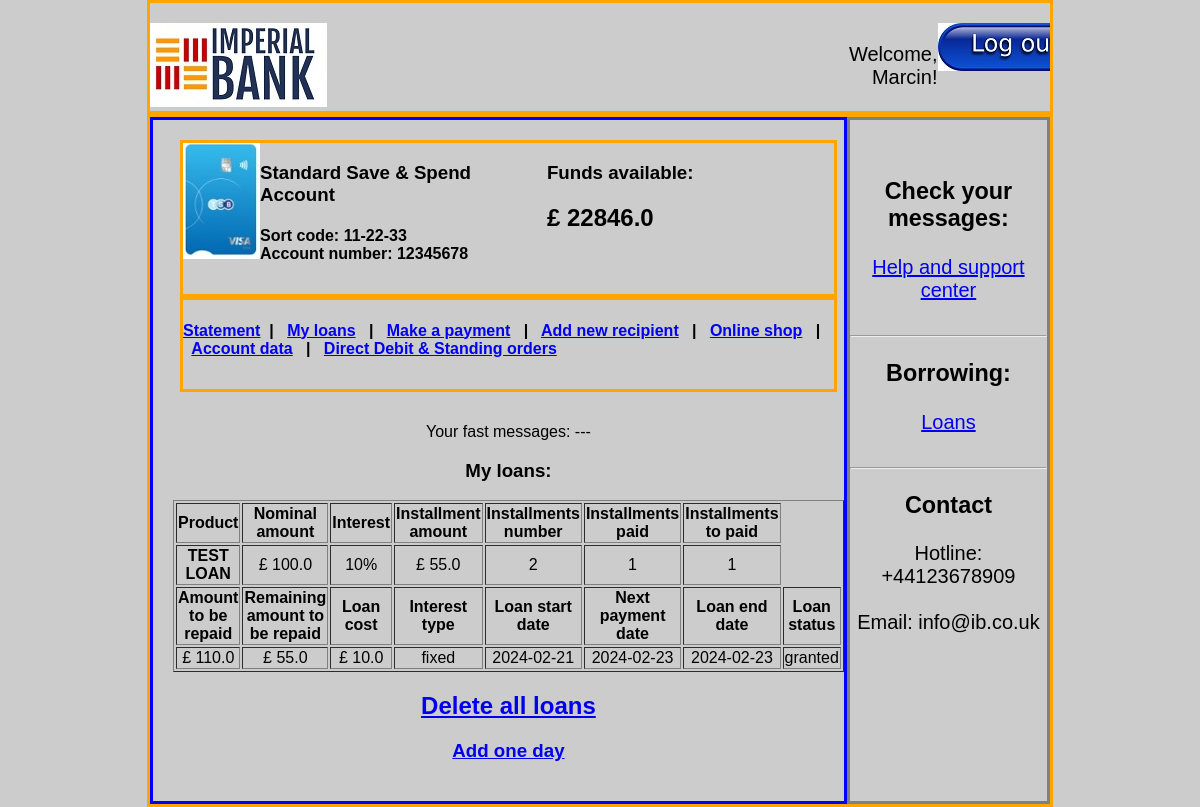
Screenshot of /my_loans (signed in) with the database file from the repository.
### models/models.py (models this page shows, shortened)
class Users(db.Model, UserMixin):
    id = db.Column(db.Integer, primary_key=True)
    username = db.Column(db.String(50), unique=True, nullable=False)
    password_hash = db.Column(db.String(128), nullable=False)
    role = db.Column(db.String(20), nullable=False, default='client')
    email = db.Column(db.String(120), unique=True, nullable=False)
    phone_number = db.Column(db.String(20), nullable = False)
    country = db.Column(db.String(50))
    transactions = db.relationship('Transaction', backref='user', lazy=True)

class Transaction(db.Model):
    user_id = db.Column(db.Integer, db.ForeignKey('users.id'), nullable=False)
    id = db.Column(db.Integer, primary_key=True)
    transaction_date = db.Column(db.Date, default=date.today)
    transaction_type = db.Column(db.String(20), nullable=False)
    sort_code = db.Column(db.String(10), nullable=False)
    account_number = db.Column(db.String(20), nullable=False)
    transaction_description = db.Column(db.String(255) , nullable=False)
    debit_amount = db.Column(db.Float)
    credit_amount = db.Column(db.Float)
    balance = db.Column(db.Float, nullable=False)

class Loans(db.Model):
    id = db.Column(db.Integer, primary_key=True)
    user_id = db.Column(db.Integer, db.ForeignKey('users.id'), nullable=False)
    recipient = db.Column(db.String(100), nullable=False)
    product_id = db.Column(db.String(50), nullable=False)
    transaction_type = db.Column(db.String(20), nullable=False, default='LOAN')
    nominal_amount = db.Column(db.Float, nullable=False)
    interest = db.Column(db.String(20), nullable=False)
    installment_amount = db.Column(db.Float, nullable=False)
    installments_number = db.Column(db.Integer, nullable=False)
    installments_paid = db.Column(db.Integer, nullable=False)
    installments_to_be_paid = db.Column(db.Integer, nullable=False)
    total_amount_to_be_repaid = db.Column(db.Float, nullable=False)
    remaining_amount_to_be_repaid = db.Column(db.Float, nullable=False)
    loan_cost = db.Column(db.Float, nullable=False)
    interest_type = db.Column(db.String(20), nullable=False)
    loan_status = db.Column(db.String(20), nullable=False)
    frequency = db.Column(db.Integer, nullable=False)
    loan_start_date = db.Column(db.Date, nullable=False, default=date.today)
    loan_end_date = db.Column(db.Date, nullable=False)
    next_payment_date = db.Column(db.Date, nullable=False)
    currency_code = db.Column(db.String(3), nullable=False)
    loan_purpose = db.Column(db.String(255), nullable=False)
    notes = db.Column(db.Text)

### app.py (the view)
@app.route('/my_loans', methods=['GET', 'POST'])
@login_required
def my_loans():
    last_transaction = Transaction.query.filter_by(user_id=current_user.id).order_by(Transaction.id.desc()).first()
    user_loans = Loans.query.filter_by(user_id=current_user.id).all()
    return render_template('my_loans.html', last_transaction=last_transaction, user_loans=user_loans)

### app.py (called while the page is built)
@app.before_request
def initialize_database():
    db.create_all()
    session.permanent = True

@login_manager.user_loader
def load_user(user_id):
    return Users.query.get(int(user_id))

### templates/my_loans.html (shortened to what this page needs)
{% extends 'base2.html' %}
{% block precontent %}
{% with messages = get_flashed_messages() %}
{% if not messages %}
    <p>Your fast messages: ---</p>
{% endif %}
{% endwith %}
{% if user_loans %}
    <h3>My loans:</h3>
    <table border="1" class="center-table">
        <thead>
            <tr>
                <th>Product</th>
                <th>Nominal amount</th>
                <th>Interest</th>
                <th>Installment amount</th>
                <th>Installments number</th>
                <th>Installments paid</th>
                <th>Installments to paid</th>
            </tr>
        </thead>
        <tbody>
            {% for loan in user_loans %}
                <tr>
                    <td><b>{{ loan.product_id }}</b></td>
                    <td>£ {{ loan.nominal_amount }}</td>
                    <td>{{ loan.interest }}</td>
                    <td>£ {{ loan.installment_amount }}</td>
                    <td>{{ loan.installments_number }}</td>
                    <td>{{ loan.installments_paid}} </td>
                    <td>{{ loan.installments_to_be_paid}}</td>
                </tr>
                <tr>
                    <th>Amount to be repaid</th>
                    <th>Remaining amount to be repaid</th>
                    <th>Loan cost</th>
                    <th>Interest type</th>
                    <th>Loan start date</th>
                    <th>Next payment date</th>
                    <th>Loan end date</th>
                    <th>Loan status</th>
                </tr>
                <tr>
                    <td>£ {{ loan.total_amount_to_be_repaid }}</td>
                    <td>£ {{ loan.remaining_amount_to_be_repaid }}</td>
                    <td>£ {{ loan.loan_cost }}</td>
                    <td>{{ loan.interest_type }}</td>
                    <td>{{ loan.loan_start_date }}</td>
                    <td>{{ loan.next_payment_date}} </td>
                    <td>{{ loan.loan_end_date}}</td>
                    <td>{{ loan.loan_status}}</td>
                </tr>
            {% endfor %}
        </tbody>
    </table>
    <h2><a href="{{ url_for('delete_all_loans') }}">Delete all loans</a> </h2>
    <h3><a href="{{ url_for('add_one_day') }}">Add one day</a></h3>
{% else %}
    <h3>You have no loans.</h3>
{% endif %}
{% endblock %}

### templates/base2.html (shortened to what this page needs)
<!DOCTYPE html>
<html lang="en">
<head>
    <link rel="stylesheet" href="{{ url_for('static', filename='styles.css') }}">
</head>
<body>
    <header>
        <div class="container5">
            <div class="left4">
                <img src="{{ url_for('static', filename='imperial-bank-2.jpg') }}">
            </div>
            <div class="right4">
                <p>Welcome, {{ current_user.username }}!</p>
            </div>
            <div class="right4">
                <a href="{{ url_for('logout') }}"><img src="{{ url_for('static', filename='logout.jpg') }}"> </a>
            </div>
        </div>
    </header>
    <main>
        <div class="container5">
            <div class="left5">
                <div class="container100">
                    <div class="visa">
                        <img src="{{ url_for('static', filename='visa.jpg') }}">
                    </div>
                    <div class="visa2">
                        <h3>Standard Save & Spend Account</h3>
                        <h4>Sort code: {{ last_transaction.sort_code }}  <br>
                        Account number: {{ last_transaction.account_number }}</h4>
                    </div>
                    <div class="visa3">
                        <h3>Funds available:</h3>
                        <h2> £ {{ last_transaction.balance }}</h2>
                    </div>
                </div>
                <div class="container100">
                    <h4>
                    <a href="{{ url_for('dashboard') }}"> Statement</a>&nbsp | &nbsp
                    <a href="{{ url_for('my_loans') }}"> My loans</a>  &nbsp | &nbsp
                    <a href="{{ url_for('make_payment') }}"> Make a payment</a>  &nbsp | &nbsp
                    <a href="{{ url_for('add_recipient') }}"> Add new recipient</a>  &nbsp | &nbsp
                    <a href="{{ url_for('online_shop') }}"> Online shop</a>  &nbsp | &nbsp &nbsp
                    <a href="{{ url_for('account_data') }}"> Account data</a>  &nbsp | &nbsp
                    <a href="{{ url_for('ddso_bp.ddso') }}"> Direct Debit & Standing orders</a> </h4>
                </div>
                <div class="center">
                    {% block precontent%}
                    {%  endblock %}
                </div>
            </div>
            <div class="right5">
                <div class="center">
                    <h3>Check your messages: </h3>
                    <a href="{{ url_for('help_center') }}" > Help and support center</a><br><br>
                    <hr>
                    <h3>Borrowing: </h3>
                    <a href="{{ url_for('loans') }}" > Loans </a> <br><br>
                    <hr>
                    <h3>Contact</h3>
                    Hotline: +44123678909 <br><br>
                    Email: info@ib.co.uk
                </div>
            </div>
        </div>
    </main>
</body>
</html>

### static/styles.css (style rules this page uses)
body { font-family: 'Arial', sans-serif; margin: 0; padding: 0; background-color: #ccc; }
.center { margin-left: auto; margin-right: auto; padding-left: 0px; padding-top: 15px; text-align: center; }
.center-table { margin-left: auto; margin-right: auto; text-align: center; width: 100%; }
.left4 { flex: 6; text-align: left; padding-top: 20px; }
.right4 { flex: 1; text-align: right; justify-content: right; overflow: auto; padding-top: 20px; font-size: 20px; }
.container5 { display: flex; justify-content: space-between; margin: 0 auto; max-width: 75%; border-color: orange; border-style: solid; }
.left5 { flex: 3; text-align: left; padding-top: 20px; padding-left: 20px; padding-bottom: 20px; border-color: blue; border-style: solid; }
.right5 { flex: 1; text-align: right; justify-content: right; overflow: auto; padding-top: 20px; font-size: 20px; border-color: grey; border-style: solid; }
.container100 { display: flex; justify-content: space-between; margin: 0 auto; max-width: 97%; border-color: orange; border-style: solid; padding-bottom: 10px; }
.visa { flex: 1; }
.visa2 { flex: 4; }
.visa3 { flex: 4; }

### rows the page displays
Users: username "Marcin"
Transaction: sort_code "11-22-33", account_number "12345678", balance "22846.0"
Loans: product_id "TEST LOAN", nominal_amount "100.0", interest "10%", installment_amount "55.0", installments_number "2", installments_paid "1", installments_to_be_paid "1", total_amount_to_be_repaid "110.0", remaining_amount_to_be_repaid "55.0", loan_cost "10.0", interest_type "fixed", loan_start_date "2024-02-21", next_payment_date "2024-02-23", loan_end_date "2024-02-23", loan_status "granted"
